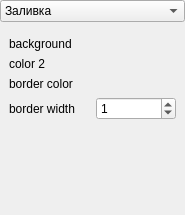
<?xml version="1.0" encoding="UTF-8"?>
<ui version="4.0">
 <class>VERectangleSettings</class>
 <widget class="QWidget" name="VERectangleSettings">
  <property name="geometry">
   <rect>
    <x>0</x>
    <y>0</y>
    <width>185</width>
    <height>215</height>
   </rect>
  </property>
  <property name="windowTitle">
   <string>Form</string>
  </property>
  <layout class="QGridLayout" name="gridLayout">
   <property name="leftMargin">
    <number>0</number>
   </property>
   <property name="topMargin">
    <number>0</number>
   </property>
   <property name="rightMargin">
    <number>0</number>
   </property>
   <property name="bottomMargin">
    <number>0</number>
   </property>
   <item row="2" column="0">
    <spacer name="verticalSpacer">
     <property name="orientation">
      <enum>Qt::Vertical</enum>
     </property>
     <property name="sizeHint" stdset="0">
      <size>
       <width>20</width>
       <height>40</height>
      </size>
     </property>
    </spacer>
   </item>
   <item row="0" column="0">
    <widget class="QComboBox" name="comboBox">
     <item>
      <property name="text">
       <string>Заливка</string>
      </property>
     </item>
     <item>
      <property name="text">
       <string>Градиент</string>
      </property>
     </item>
    </widget>
   </item>
   <item row="1" column="0">
    <widget class="QWidget" name="fillingWidget" native="true">
     <layout class="QGridLayout" name="gridLayout_2">
      <item row="3" column="1">
       <widget class="QSpinBox" name="borderWidth">
        <property name="minimum">
         <number>0</number>
        </property>
        <property name="maximum">
         <number>200</number>
        </property>
        <property name="value">
         <number>1</number>
        </property>
       </widget>
      </item>
      <item row="2" column="1">
       <widget class="ColorLabel" name="borderColor">
        <property name="text">
         <string/>
        </property>
       </widget>
      </item>
      <item row="3" column="0">
       <widget class="QLabel" name="label_4">
        <property name="text">
         <string>border width</string>
        </property>
       </widget>
      </item>
      <item row="0" column="1">
       <widget class="ColorLabel" name="color_1">
        <property name="text">
         <string/>
        </property>
       </widget>
      </item>
      <item row="0" column="0">
       <widget class="QLabel" name="labelColor_1">
        <property name="text">
         <string>background</string>
        </property>
       </widget>
      </item>
      <item row="2" column="0">
       <widget class="QLabel" name="label_2">
        <property name="text">
         <string>border color</string>
        </property>
       </widget>
      </item>
      <item row="1" column="0">
       <widget class="QLabel" name="labelColor_2">
        <property name="text">
         <string>color 2</string>
        </property>
       </widget>
      </item>
      <item row="1" column="1">
       <widget class="ColorLabel" name="color_2">
        <property name="text">
         <string/>
        </property>
       </widget>
      </item>
     </layout>
    </widget>
   </item>
  </layout>
 </widget>
 <customwidgets>
  <customwidget>
   <class>ColorLabel</class>
   <extends>QLabel</extends>
   <header>colorlabel.h</header>
  </customwidget>
 </customwidgets>
 <resources/>
 <connections/>
</ui>
